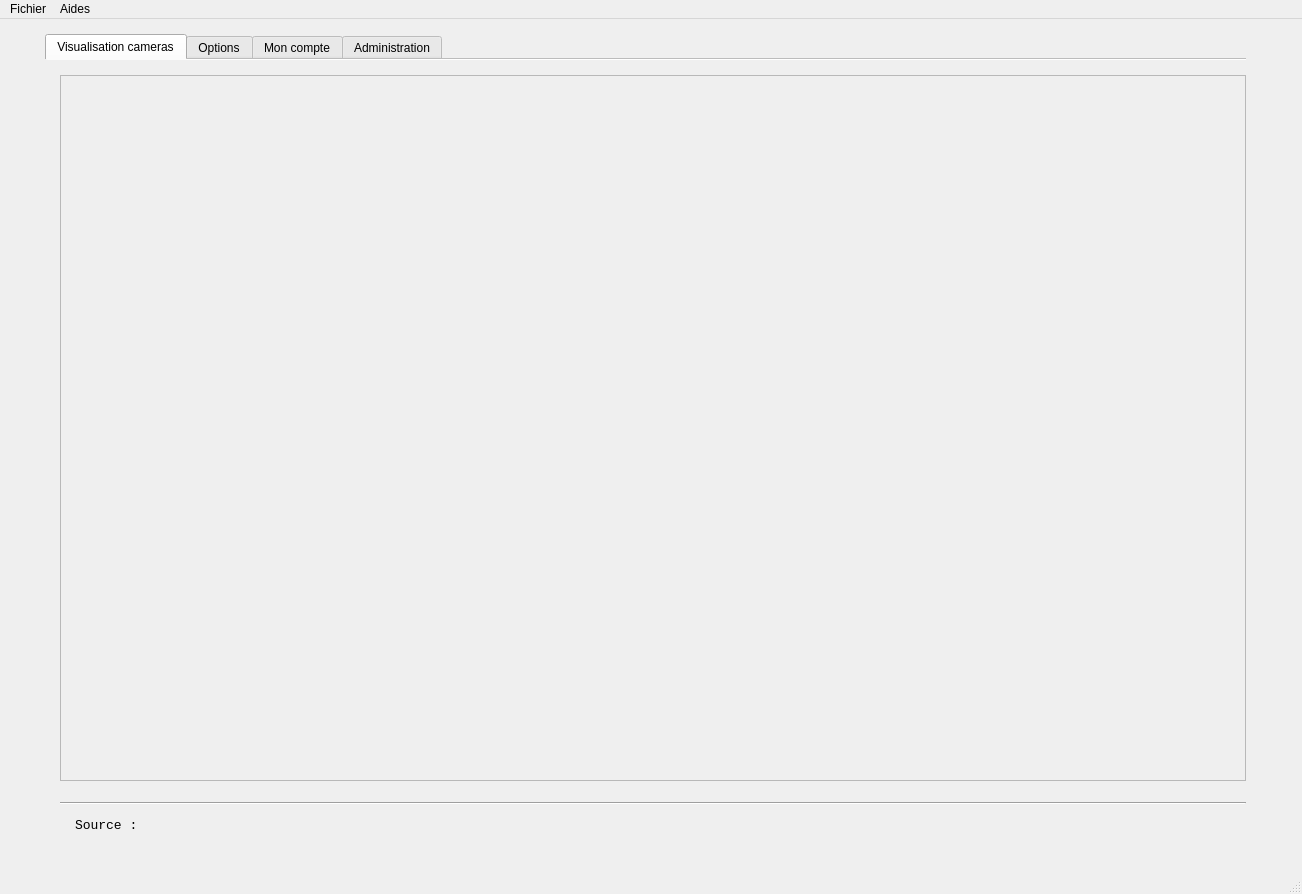
<?xml version="1.0" encoding="UTF-8"?>
<ui version="4.0">
 <class>MainWindow</class>
 <widget class="QMainWindow" name="MainWindow">
  <property name="enabled">
   <bool>true</bool>
  </property>
  <property name="geometry">
   <rect>
    <x>0</x>
    <y>0</y>
    <width>1302</width>
    <height>894</height>
   </rect>
  </property>
  <property name="windowTitle">
   <string>MainWindow</string>
  </property>
  <widget class="QWidget" name="centralwidget">
   <widget class="QTabWidget" name="tabWidget">
    <property name="geometry">
     <rect>
      <x>45</x>
      <y>15</y>
      <width>1201</width>
      <height>826</height>
     </rect>
    </property>
    <property name="layoutDirection">
     <enum>Qt::LeftToRight</enum>
    </property>
    <property name="currentIndex">
     <number>0</number>
    </property>
    <property name="documentMode">
     <bool>true</bool>
    </property>
    <property name="tabsClosable">
     <bool>false</bool>
    </property>
    <property name="movable">
     <bool>true</bool>
    </property>
    <property name="tabBarAutoHide">
     <bool>true</bool>
    </property>
    <widget class="QWidget" name="tab">
     <attribute name="title">
      <string>Visualisation cameras</string>
     </attribute>
     <widget class="QFrame" name="frame">
      <property name="geometry">
       <rect>
        <x>15</x>
        <y>15</y>
        <width>1186</width>
        <height>706</height>
       </rect>
      </property>
      <property name="frameShape">
       <enum>QFrame::StyledPanel</enum>
      </property>
      <property name="frameShadow">
       <enum>QFrame::Plain</enum>
      </property>
      <property name="lineWidth">
       <number>3</number>
      </property>
      <widget class="QLabel" name="visio_tab">
       <property name="geometry">
        <rect>
         <x>90</x>
         <y>30</y>
         <width>1021</width>
         <height>646</height>
        </rect>
       </property>
       <property name="text">
        <string/>
       </property>
      </widget>
     </widget>
     <widget class="QLabel" name="label">
      <property name="geometry">
       <rect>
        <x>30</x>
        <y>750</y>
        <width>91</width>
        <height>31</height>
       </rect>
      </property>
      <property name="font">
       <font>
        <family>Lucida Console</family>
        <pointsize>10</pointsize>
       </font>
      </property>
      <property name="text">
       <string>Source : </string>
      </property>
     </widget>
     <widget class="QLabel" name="label_2">
      <property name="geometry">
       <rect>
        <x>135</x>
        <y>750</y>
        <width>376</width>
        <height>31</height>
       </rect>
      </property>
      <property name="font">
       <font>
        <family>Lucida Console</family>
        <pointsize>10</pointsize>
       </font>
      </property>
      <property name="text">
       <string/>
      </property>
     </widget>
     <widget class="Line" name="line">
      <property name="geometry">
       <rect>
        <x>15</x>
        <y>735</y>
        <width>1186</width>
        <height>16</height>
       </rect>
      </property>
      <property name="orientation">
       <enum>Qt::Horizontal</enum>
      </property>
     </widget>
    </widget>
    <widget class="QWidget" name="tab_2">
     <attribute name="title">
      <string>Options</string>
     </attribute>
     <widget class="QFrame" name="frame_2">
      <property name="geometry">
       <rect>
        <x>75</x>
        <y>60</y>
        <width>526</width>
        <height>601</height>
       </rect>
      </property>
      <property name="frameShape">
       <enum>QFrame::StyledPanel</enum>
      </property>
      <property name="frameShadow">
       <enum>QFrame::Plain</enum>
      </property>
      <widget class="QLabel" name="label_3">
       <property name="geometry">
        <rect>
         <x>120</x>
         <y>15</y>
         <width>271</width>
         <height>31</height>
        </rect>
       </property>
       <property name="text">
        <string>&lt;html&gt;&lt;head/&gt;&lt;body&gt;&lt;p align=&quot;center&quot;&gt;&lt;span style=&quot; font-size:12pt; font-weight:600;&quot;&gt;REGLAGES GENERALES&lt;/span&gt;&lt;/p&gt;&lt;/body&gt;&lt;/html&gt;</string>
       </property>
      </widget>
      <widget class="QCheckBox" name="checkBox">
       <property name="geometry">
        <rect>
         <x>45</x>
         <y>390</y>
         <width>346</width>
         <height>31</height>
        </rect>
       </property>
       <property name="text">
        <string>Activer l'enregistrement des moments d'intérêt</string>
       </property>
      </widget>
      <widget class="Line" name="line_2">
       <property name="geometry">
        <rect>
         <x>135</x>
         <y>45</y>
         <width>241</width>
         <height>30</height>
        </rect>
       </property>
       <property name="orientation">
        <enum>Qt::Horizontal</enum>
       </property>
      </widget>
      <widget class="QLabel" name="label_4">
       <property name="geometry">
        <rect>
         <x>45</x>
         <y>90</y>
         <width>271</width>
         <height>31</height>
        </rect>
       </property>
       <property name="font">
        <font>
         <pointsize>10</pointsize>
        </font>
       </property>
       <property name="text">
        <string>Source des images</string>
       </property>
      </widget>
      <widget class="QRadioButton" name="rb_cam">
       <property name="geometry">
        <rect>
         <x>30</x>
         <y>150</y>
         <width>95</width>
         <height>20</height>
        </rect>
       </property>
       <property name="text">
        <string>Caméra</string>
       </property>
       <property name="checked">
        <bool>true</bool>
       </property>
      </widget>
      <widget class="QRadioButton" name="rb_video">
       <property name="geometry">
        <rect>
         <x>285</x>
         <y>150</y>
         <width>151</width>
         <height>30</height>
        </rect>
       </property>
       <property name="text">
        <string>Vidéo enregistrée</string>
       </property>
      </widget>
     </widget>
    </widget>
    <widget class="QWidget" name="tab_3">
     <attribute name="title">
      <string>Mon compte</string>
     </attribute>
     <widget class="QFrame" name="frame_3">
      <property name="geometry">
       <rect>
        <x>180</x>
        <y>15</y>
        <width>811</width>
        <height>706</height>
       </rect>
      </property>
      <property name="frameShape">
       <enum>QFrame::StyledPanel</enum>
      </property>
      <property name="frameShadow">
       <enum>QFrame::Sunken</enum>
      </property>
      <widget class="QLabel" name="label_9">
       <property name="geometry">
        <rect>
         <x>210</x>
         <y>45</y>
         <width>376</width>
         <height>31</height>
        </rect>
       </property>
       <property name="text">
        <string>&lt;html&gt;&lt;head/&gt;&lt;body&gt;&lt;p align=&quot;center&quot;&gt;&lt;span style=&quot; font-size:12pt; font-weight:600;&quot;&gt;INFOS PERSONNELLES ET COMPTE&lt;/span&gt;&lt;/p&gt;&lt;/body&gt;&lt;/html&gt;</string>
       </property>
      </widget>
      <widget class="QLineEdit" name="nomMyAccount">
       <property name="geometry">
        <rect>
         <x>180</x>
         <y>120</y>
         <width>571</width>
         <height>61</height>
        </rect>
       </property>
       <property name="frame">
        <bool>false</bool>
       </property>
       <property name="placeholderText">
        <string>Nom complet</string>
       </property>
      </widget>
      <widget class="Line" name="line_3">
       <property name="geometry">
        <rect>
         <x>180</x>
         <y>180</y>
         <width>571</width>
         <height>16</height>
        </rect>
       </property>
       <property name="orientation">
        <enum>Qt::Horizontal</enum>
       </property>
      </widget>
      <widget class="QLineEdit" name="emailMyAccount">
       <property name="geometry">
        <rect>
         <x>180</x>
         <y>240</y>
         <width>571</width>
         <height>61</height>
        </rect>
       </property>
       <property name="frame">
        <bool>false</bool>
       </property>
       <property name="placeholderText">
        <string>Adresse email (ex: titi@toto.com)</string>
       </property>
      </widget>
      <widget class="Line" name="line_4">
       <property name="geometry">
        <rect>
         <x>180</x>
         <y>300</y>
         <width>571</width>
         <height>16</height>
        </rect>
       </property>
       <property name="orientation">
        <enum>Qt::Horizontal</enum>
       </property>
      </widget>
      <widget class="QLineEdit" name="lineEdit">
       <property name="geometry">
        <rect>
         <x>180</x>
         <y>360</y>
         <width>571</width>
         <height>61</height>
        </rect>
       </property>
       <property name="frame">
        <bool>false</bool>
       </property>
       <property name="placeholderText">
        <string>Password</string>
       </property>
      </widget>
      <widget class="Line" name="line_5">
       <property name="geometry">
        <rect>
         <x>180</x>
         <y>420</y>
         <width>571</width>
         <height>16</height>
        </rect>
       </property>
       <property name="orientation">
        <enum>Qt::Horizontal</enum>
       </property>
      </widget>
      <widget class="QTextEdit" name="textEdit">
       <property name="geometry">
        <rect>
         <x>45</x>
         <y>600</y>
         <width>706</width>
         <height>87</height>
        </rect>
       </property>
       <property name="placeholderText">
        <string>Adresse physique</string>
       </property>
      </widget>
      <widget class="QLineEdit" name="lineEdit_2">
       <property name="enabled">
        <bool>false</bool>
       </property>
       <property name="geometry">
        <rect>
         <x>180</x>
         <y>480</y>
         <width>571</width>
         <height>61</height>
        </rect>
       </property>
       <property name="frame">
        <bool>false</bool>
       </property>
       <property name="placeholderText">
        <string>Status</string>
       </property>
      </widget>
      <widget class="Line" name="line_6">
       <property name="geometry">
        <rect>
         <x>180</x>
         <y>540</y>
         <width>571</width>
         <height>16</height>
        </rect>
       </property>
       <property name="orientation">
        <enum>Qt::Horizontal</enum>
       </property>
      </widget>
      <widget class="QLabel" name="label_10">
       <property name="geometry">
        <rect>
         <x>60</x>
         <y>105</y>
         <width>91</width>
         <height>91</height>
        </rect>
       </property>
       <property name="text">
        <string/>
       </property>
       <property name="pixmap">
        <pixmap>../fonts/ic_account_circle_black_48dp.png</pixmap>
       </property>
       <property name="scaledContents">
        <bool>true</bool>
       </property>
      </widget>
      <widget class="QLabel" name="label_11">
       <property name="geometry">
        <rect>
         <x>60</x>
         <y>225</y>
         <width>91</width>
         <height>91</height>
        </rect>
       </property>
       <property name="text">
        <string/>
       </property>
       <property name="pixmap">
        <pixmap>../fonts/ic_email_black_36dp.png</pixmap>
       </property>
       <property name="scaledContents">
        <bool>true</bool>
       </property>
      </widget>
      <widget class="QLabel" name="label_12">
       <property name="geometry">
        <rect>
         <x>60</x>
         <y>360</y>
         <width>91</width>
         <height>76</height>
        </rect>
       </property>
       <property name="text">
        <string/>
       </property>
       <property name="pixmap">
        <pixmap>../fonts/ic_lock_black_48dp.png</pixmap>
       </property>
       <property name="scaledContents">
        <bool>true</bool>
       </property>
      </widget>
      <widget class="QLabel" name="label_13">
       <property name="geometry">
        <rect>
         <x>60</x>
         <y>465</y>
         <width>91</width>
         <height>91</height>
        </rect>
       </property>
       <property name="text">
        <string/>
       </property>
       <property name="pixmap">
        <pixmap>../fonts/ic_phone_black_36dp.png</pixmap>
       </property>
      </widget>
     </widget>
     <widget class="QPushButton" name="pushButton_7">
      <property name="geometry">
       <rect>
        <x>857</x>
        <y>735</y>
        <width>136</width>
        <height>46</height>
       </rect>
      </property>
      <property name="text">
       <string>Annuler</string>
      </property>
     </widget>
     <widget class="QPushButton" name="pushButton_8">
      <property name="geometry">
       <rect>
        <x>557</x>
        <y>735</y>
        <width>136</width>
        <height>46</height>
       </rect>
      </property>
      <property name="text">
       <string>Modifier</string>
      </property>
     </widget>
    </widget>
    <widget class="QWidget" name="tab_4">
     <attribute name="title">
      <string>Administration</string>
     </attribute>
     <widget class="QToolBox" name="user_toolbox">
      <property name="geometry">
       <rect>
        <x>0</x>
        <y>15</y>
        <width>1201</width>
        <height>766</height>
       </rect>
      </property>
      <property name="currentIndex">
       <number>1</number>
      </property>
      <widget class="QWidget" name="page">
       <property name="geometry">
        <rect>
         <x>0</x>
         <y>0</y>
         <width>1201</width>
         <height>704</height>
        </rect>
       </property>
       <attribute name="label">
        <string>Caméras</string>
       </attribute>
       <widget class="QTableWidget" name="tableWidget">
        <property name="geometry">
         <rect>
          <x>30</x>
          <y>45</y>
          <width>976</width>
          <height>646</height>
         </rect>
        </property>
        <column>
         <property name="text">
          <string>Adresse</string>
         </property>
        </column>
        <column>
         <property name="text">
          <string>Marque</string>
         </property>
        </column>
        <column>
         <property name="text">
          <string>Type</string>
         </property>
        </column>
       </widget>
       <widget class="QPushButton" name="pushButton_2">
        <property name="geometry">
         <rect>
          <x>1065</x>
          <y>120</y>
          <width>136</width>
          <height>28</height>
         </rect>
        </property>
        <property name="text">
         <string>Modifier Caméra</string>
        </property>
       </widget>
       <widget class="QPushButton" name="pushButton">
        <property name="geometry">
         <rect>
          <x>1065</x>
          <y>60</y>
          <width>136</width>
          <height>30</height>
         </rect>
        </property>
        <property name="text">
         <string>Nouvelle Caméra</string>
        </property>
       </widget>
       <widget class="QPushButton" name="pushButton_3">
        <property name="geometry">
         <rect>
          <x>1065</x>
          <y>180</y>
          <width>136</width>
          <height>28</height>
         </rect>
        </property>
        <property name="text">
         <string>Supprimer la caméra</string>
        </property>
       </widget>
       <widget class="QLabel" name="label_5">
        <property name="geometry">
         <rect>
          <x>750</x>
          <y>0</y>
          <width>121</width>
          <height>16</height>
         </rect>
        </property>
        <property name="text">
         <string>Nombre caméras</string>
        </property>
       </widget>
       <widget class="QLabel" name="label_6">
        <property name="geometry">
         <rect>
          <x>900</x>
          <y>0</y>
          <width>61</width>
          <height>16</height>
         </rect>
        </property>
        <property name="text">
         <string>19</string>
        </property>
       </widget>
      </widget>
      <widget class="QWidget" name="page_2">
       <property name="geometry">
        <rect>
         <x>0</x>
         <y>0</y>
         <width>1201</width>
         <height>704</height>
        </rect>
       </property>
       <attribute name="label">
        <string>Utilisateurs</string>
       </attribute>
       <widget class="QTableWidget" name="tableWidget_2">
        <property name="geometry">
         <rect>
          <x>30</x>
          <y>45</y>
          <width>946</width>
          <height>646</height>
         </rect>
        </property>
        <column>
         <property name="text">
          <string>Nom Complet</string>
         </property>
        </column>
        <column>
         <property name="text">
          <string>Email</string>
         </property>
        </column>
        <column>
         <property name="text">
          <string>Mot de passe</string>
         </property>
        </column>
        <column>
         <property name="text">
          <string>Adresse Physique</string>
         </property>
        </column>
        <column>
         <property name="text">
          <string>Status</string>
         </property>
        </column>
       </widget>
       <widget class="QPushButton" name="pushButton_4">
        <property name="geometry">
         <rect>
          <x>1035</x>
          <y>45</y>
          <width>136</width>
          <height>30</height>
         </rect>
        </property>
        <property name="text">
         <string>Nouvel utilisateur</string>
        </property>
       </widget>
       <widget class="QPushButton" name="pushButton_5">
        <property name="geometry">
         <rect>
          <x>1035</x>
          <y>120</y>
          <width>136</width>
          <height>28</height>
         </rect>
        </property>
        <property name="text">
         <string>Modifier utilisateur</string>
        </property>
       </widget>
       <widget class="QPushButton" name="pushButton_6">
        <property name="geometry">
         <rect>
          <x>1037</x>
          <y>210</y>
          <width>136</width>
          <height>30</height>
         </rect>
        </property>
        <property name="text">
         <string>Supprimer utilisateur</string>
        </property>
       </widget>
       <widget class="QLabel" name="label_7">
        <property name="geometry">
         <rect>
          <x>720</x>
          <y>0</y>
          <width>136</width>
          <height>16</height>
         </rect>
        </property>
        <property name="text">
         <string>Nombre d'utilisateurs</string>
        </property>
       </widget>
       <widget class="QLabel" name="label_8">
        <property name="geometry">
         <rect>
          <x>885</x>
          <y>0</y>
          <width>55</width>
          <height>16</height>
         </rect>
        </property>
        <property name="text">
         <string>65</string>
        </property>
       </widget>
      </widget>
     </widget>
    </widget>
   </widget>
  </widget>
  <widget class="QMenuBar" name="menubar">
   <property name="geometry">
    <rect>
     <x>0</x>
     <y>0</y>
     <width>1302</width>
     <height>26</height>
    </rect>
   </property>
   <widget class="QMenu" name="menuFichier">
    <property name="title">
     <string>Fichier</string>
    </property>
    <addaction name="separator"/>
    <addaction name="actionQuitter"/>
   </widget>
   <widget class="QMenu" name="menuAides">
    <property name="title">
     <string>Aides</string>
    </property>
   </widget>
   <addaction name="menuFichier"/>
   <addaction name="menuAides"/>
  </widget>
  <widget class="QStatusBar" name="statusbar"/>
  <action name="actionQuitter">
   <property name="text">
    <string>Quitter</string>
   </property>
   <property name="shortcut">
    <string>Ctrl+S</string>
   </property>
  </action>
 </widget>
 <resources/>
 <connections/>
</ui>
